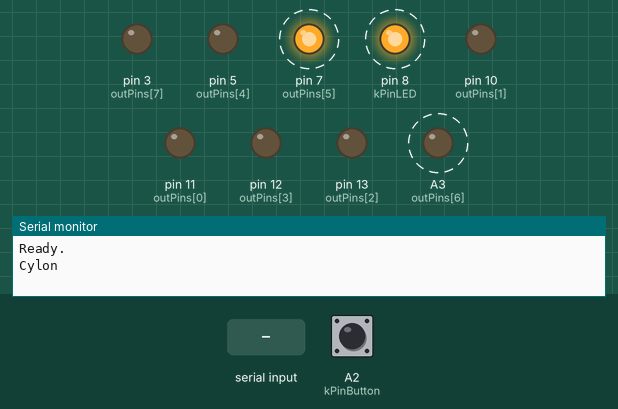
The sketch below on a simulated Arduino Uno, built with avr-gcc and run on an emulated ATmega328P. Shown: output pins drawn as LEDs (lit = HIGH), the last lines printed to the serial monitor. Dashed ring = blinking. The inputs (shaded band) are chosen by the test bench; at power-on: A2 (kPinButton) HIGH.

Above: at 1.2 s.
1.3 s: "2" received over Serial
At 1.48 s:
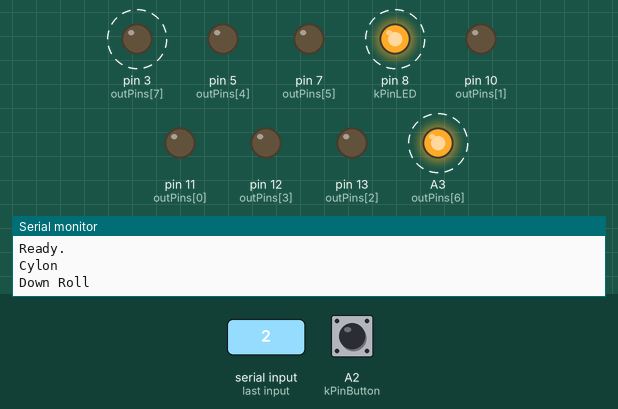
At 2.24 s:
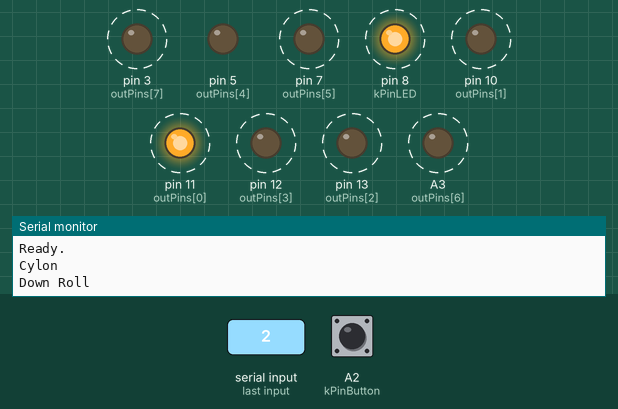
4.3 s: "4" received over Serial
At 4.61 s:
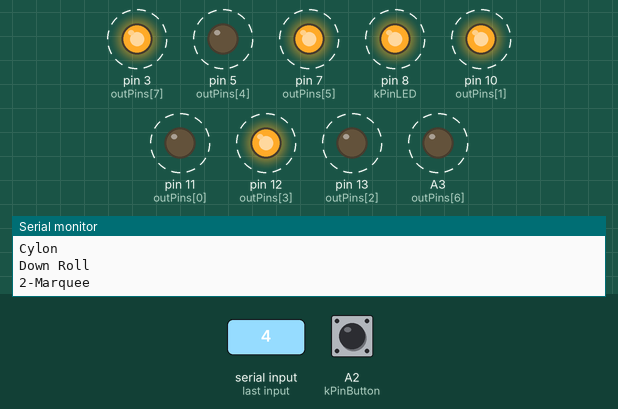
7.3 s: byte 102 ('f') received over Serial
10.3 s: byte 111 ('o') received over Serial
13.3 s: "6" received over Serial
At 13.48 s:
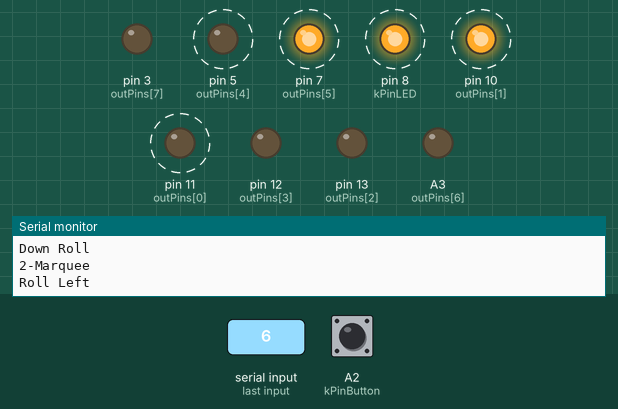
16.3 s: A2 (kPinButton) pulled LOW for 3.2 s
Timing chart, 0 to 22.0 s (numbered marks = the images above; inputs shaded):
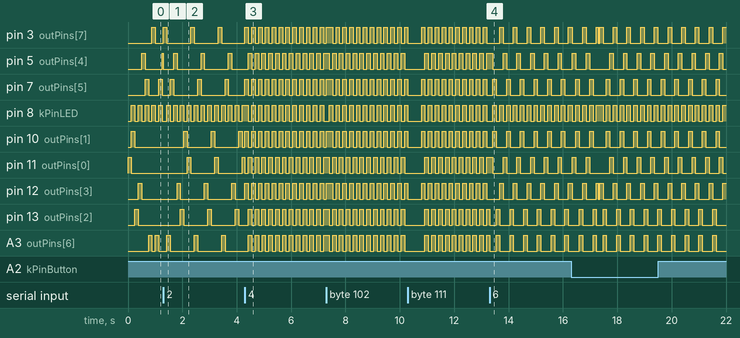

Measured:
- after the input at 1.3 s, pin 11 (outPins[0]): alternates HIGH for 0.13 s and LOW for 0.88 s, starting after 0.88 s
- after the input at 4.3 s, pin 3 (outPins[7]): alternates HIGH for 0.13 s and LOW for 0.13 s, starting after 0.25 s; pin 5 (outPins[4]): alternates HIGH for 0.13 s and LOW for 0.13 s, starting after 0.13 s
- after the input at 13.3 s, pin 3 (outPins[7]), pin 12 (outPins[3]): alternates HIGH for 0.13 s and LOW for 0.38 s, starting after 0.38 s; pin 5 (outPins[4]), pin 7 (outPins[5]), pin 10 (outPins[1]), pin 11 (outPins[0]): alternates HIGH for 0.13 s and LOW for 0.38 s, starting after 0.13 s
- by itself, pin 5 (outPins[4]): repeats every 1.0 s: HIGH 0.13 s, LOW 0.88 s
- by itself, pin 3 (outPins[7]), pin 7 (outPins[5]), pin 10 (outPins[1]), pin 12 (outPins[3]), pin 13 (outPins[2]), A3 (outPins[6]): alternates HIGH for 0.13 s and LOW for 0.88 s

The sketch:

Arlene.ino
```cpp
/* Arlene
**  Arduino+Relay Light Engine (Nee Engine)
**
**  Conceptually based on Computer Science House's "DAMIT"
**  Digital And Audio Manipulation of Incandescent Technology
**
**
*/

#define kPinLED (8)
#define kPinButton (A2)

static int outPins[8] = { 11, 10, 13, 12, 5, 7, A3, 3 };


void setup() {
  // initialize serial:
  Serial.begin( 19200 );
  Serial.println( "Ready." );

  // LED
  pinMode( kPinLED, OUTPUT);
  digitalWrite( kPinLED, LOW );

  // button!
  pinMode( kPinButton, INPUT_PULLUP );

  // make the pins outputs:
  for( int i=0 ; i<8 ; i++ ) {
    pinMode( outPins[i], OUTPUT );
    digitalWrite( outPins[i], LOW );
  }
}

void displayByte( unsigned char b )
{
  digitalWrite( outPins[0], ( b & 0x01 )? HIGH : LOW );
  digitalWrite( outPins[1], ( b & 0x02 )? HIGH : LOW );
  digitalWrite( outPins[2], ( b & 0x04 )? HIGH : LOW );
  digitalWrite( outPins[3], ( b & 0x08 )? HIGH : LOW );
  digitalWrite( outPins[4], ( b & 0x10 )? HIGH : LOW );
  digitalWrite( outPins[5], ( b & 0x20 )? HIGH : LOW );
  digitalWrite( outPins[6], ( b & 0x40 )? HIGH : LOW );
  digitalWrite( outPins[7], ( b & 0x80 )? HIGH : LOW );
}


unsigned char patterns[11][16] = {
  {  8,  0x01, 0x02, 0x04, 0x08, 0x10, 0x20, 0x40, 0x80 }, /* up roll */
  {  8,  0x80, 0x40, 0x20, 0x10, 0x08, 0x04, 0x02, 0x01 }, /* down roll */
  { 14,  0x01, 0x02, 0x04, 0x08, 0x10, 0x20, 0x40, 0x80, 0x40, 0x20, 0x10, 0x08, 0x04, 0x02 }, /* cylon */
  {  2,  0xaa, 0x55 }, /* flasher */
  {  3,  0x49, 0x92, 0x24 }, /* marquee */
  {  4,  0x11, 0x22, 0x44, 0x88 }, /* roll left */
  {  4,  0x88, 0x44, 0x22, 0x11 }, /* roll left */
  {  2,  0x00, 0xff }, /* flash */
  {  1,  0x00 }, /* off */
  {  1,  0xFF }, /* on */
  {  0 }
};

static int pattern = -1;
static int patlen = -1;
static int patstep = -1;
static unsigned long timeout = 0;
static long patTimeout = 125; /* milliseconds per step */

static int indicator = LOW;


void newPattern( int p )
{
  if( p > 9 ) p = 0;
  if( p < 0 ) p = 0;

  if( p == pattern ) return;

  pattern = p;
  patlen = patterns[p][0];
  patstep = 0;
  timeout = millis() + patTimeout;

  switch( p ) {
  case( 0 ): Serial.println( "Up Roll" ); break;
  case( 1 ): Serial.println( "Down Roll" ); break;
  case( 2 ): Serial.println( "Cylon" ); break;
  case( 3 ): Serial.println( "2-Marquee" ); break;
  case( 4 ): Serial.println( "3-Marquee" ); break;
  case( 5 ): Serial.println( "Roll Left" ); break;
  case( 6 ): Serial.println( "Roll Right" ); break;
  case( 7 ): Serial.println( "Flash" ); break;
  case( 8 ): Serial.println( "Off" ); break;
  case( 9 ): Serial.println( "On" ); break;
  }
}

#define kStep (25)

long taps[8];
#define kLongPressDuration (1000)

static long lastPressStart = 0;
static long thisPressDelta = 0;
static int lastPress = -1;
static int pressHandled = 0;

void buttonDown()
{
  // for tap tempo
  thisPressDelta = millis() - lastPressStart;

  // for long press detect
  lastPressStart = millis();
  pressHandled = 0;
}

void buttonPressing()
{
  long thisDuration = millis() - lastPressStart;

  if( pressHandled ) return;

  if( thisDuration > kLongPressDuration ) {
    /* clear for a moment */
    displayByte( 0x00 );
    delay( 50 );

    /* long press, next pattern */
    newPattern( pattern+1 );
    pressHandled = 1;
  }
}

void buttonUp()
{
  long thisDuration = millis() - lastPressStart;

  if( thisDuration > kLongPressDuration || thisPressDelta > kLongPressDuration ) {
    /* handle the case where the previous press was a long press */
    /* throw it out. */

    return;
  }

  for( int i=7 ; i>0 ; i-- ) {
    taps[i] = taps[i-1];
  }
  taps[0] = thisPressDelta;

  long avg = 0;
  for( int j=0 ; j<4 ; j++ ) {
    //Serial.println( taps[j], DEC );
    avg += taps[j];
  }
  patTimeout = avg/4;
}


void checkButton()
{
  int thisPress = digitalRead( kPinButton );

  if( thisPress == LOW && lastPress == LOW ) {
    /* HOLDING */
    buttonPressing();
  }

  if( thisPress == lastPress ) return;

  /* was it a button press? */
  if( thisPress == LOW && lastPress == HIGH ) {
    /* PRESS */
    buttonDown();
    delay( 50 ); // cheapo debounce
  }


  if( thisPress == HIGH && lastPress == LOW ) {
    /* RELEASE */
    buttonUp();
  }
  lastPress = thisPress;
}

void flash()
{
  displayByte( 0xFF );
  delay( 100 );
  displayByte( 0x00 );
}

void off()
{
  displayByte( 0x00 );
  delay( 500 );
}

void loop()
{
  long lpt = patTimeout;

  checkButton();

  if( Serial.available() ) {
    char ch = Serial.read();
    if( ch == '1' ) newPattern( 0 );
    if( ch == '2' ) newPattern( 1 );
    if( ch == '3' ) newPattern( 2 );
    if( ch == '4' ) newPattern( 3 );
    if( ch == '5' ) newPattern( 4 );
    if( ch == '6' ) newPattern( 5 );
    if( ch == '7' ) newPattern( 6 );
    if( ch == '8' ) newPattern( 7 );
    if( ch == '9' ) newPattern( 8 );
    if( ch == '0' ) newPattern( 9 );
    if( ch == 'b' ) { buttonDown(); buttonUp(); }
    if( ch == 'f' ) flash();
    if( ch == 'o' ) off();

    if( ch == '-' ) patTimeout -= kStep;
    if( ch == '_' ) patTimeout -= kStep;
    if( ch == '=' ) patTimeout += kStep;
    if( ch == '+' ) patTimeout += kStep;
  }
  if( patTimeout <= 0 ) patTimeout = 0;

  if( patTimeout != lpt ) {
    Serial.print( ">> " );
    Serial.print( patTimeout, DEC );
    Serial.println( " ms" );
  }

  if( pattern == -1 ) {
    newPattern( 2 );
  }

  /* step if there's a timeout */
  if( millis() > timeout ) {
    patstep++;
    if( patstep >= patlen ) {
      patstep = 0;
    }
    timeout = millis() + patTimeout;

    if( indicator == LOW )
    {
      indicator = HIGH;
    } else {
      indicator = LOW;
    }
    digitalWrite( kPinLED, indicator );
  }

  displayByte( patterns[pattern][patstep+1] );
}
```
